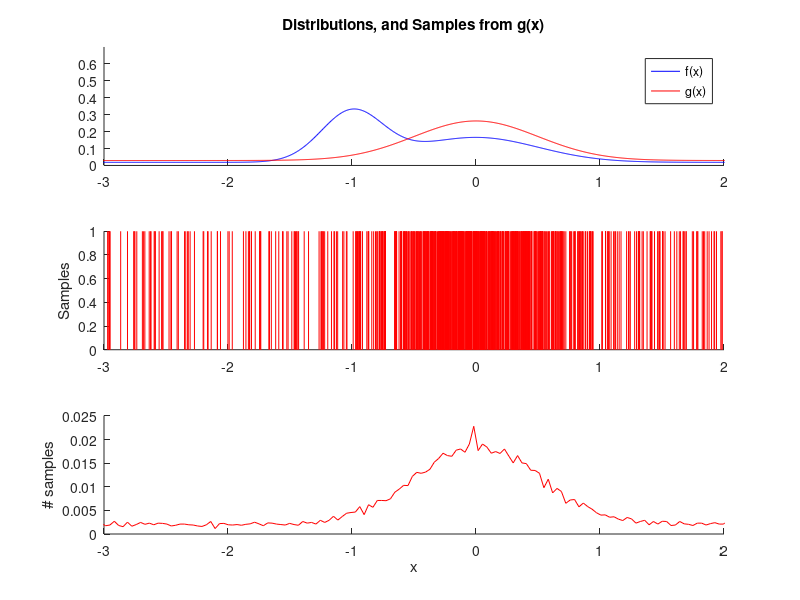
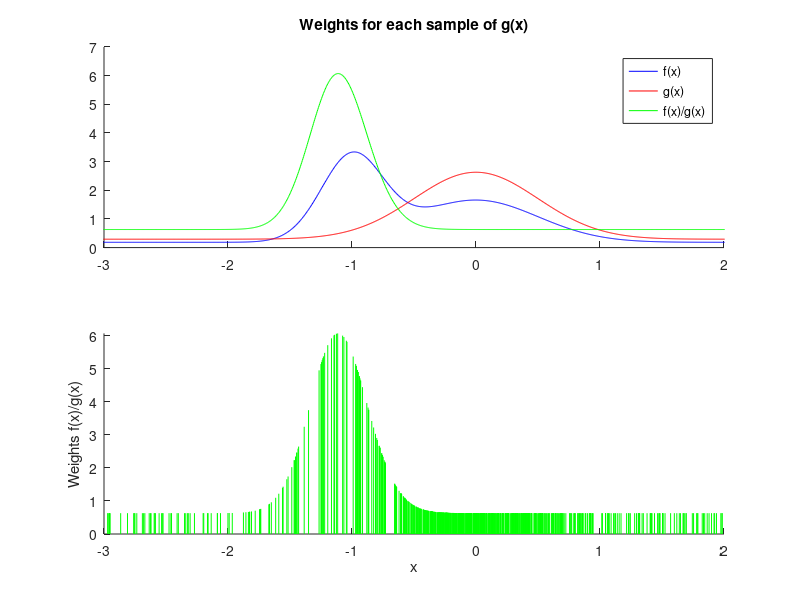
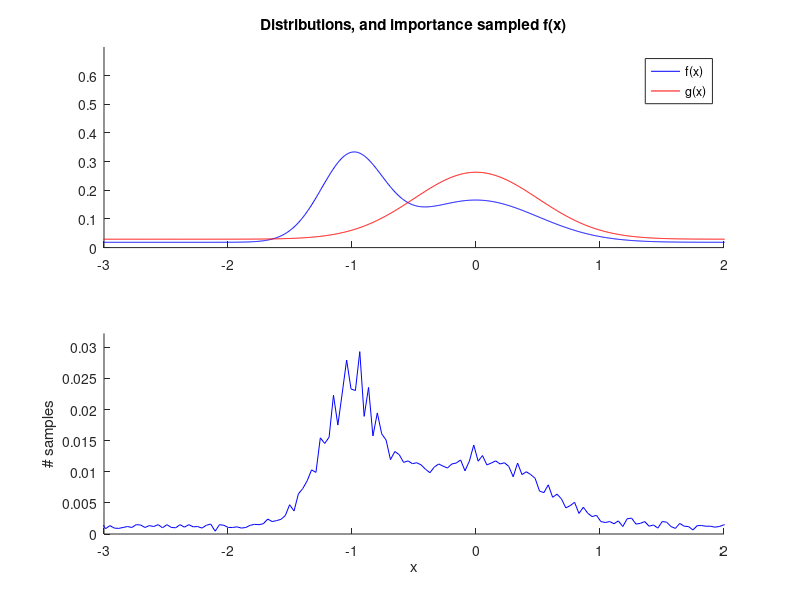

Source code (MATLAB) for these figures, in order:
%% Importance Sampling graphic
clear;
clc;
%% Generate two interesting distributions

% First distribution
L=5;
mu = 0; % mean (mu)
S = 0.5;% covariance (Sigma)
x = [mu-L*sqrt(S):0.005:mu+L*sqrt(S)]; % x points
gx = normpdf(x,mu,S); % p(x)
gx = gx + 0.1; % Add uniform base probability
gx = gx/sum(gx); % Normalize
Gx = cumsum(gx);

% Second distribution
mu1 = -1;
S1 = .25;
fx1 = normpdf(x,mu1,S1);
mu2 = -0;
S2 = 0.5;
fx2 = normpdf(x,mu2,S2);
fx = fx1+fx2 + 0.1; % Form f(x)
fx = fx/sum(fx); % Normalize
Fx = cumsum(fx);

%% Importance Sampling

% Number of particles
M = 20000;

% Sampling g(x)
draw = rand(1,M);
for m=1:M
    indP(m) = find(Gx>=draw(m),1);
    xP(m) = x(indP(m));
end
xPind = hist(indP,M);


% Weighting f(x)/g(x)
for m=1:M
    pgx(m) = gx(find(x>=xP(m),1));
    pfx(m) = fx(find(x>=xP(m),1));
    wx(m) = pfx(m)/pgx(m);
end

%Resampling
WX = cumsum(wx);
WX = WX/max(WX);

draw = rand(1,M);
for m=1:M
    indPnew(m) = find(WX>=draw(m),1);
    xPnew(m) = xP(indPnew(m));
end
xPindnew = hist(indPnew,M);

%% Plotting

% Plot of both distributions, and initial sample of g(x)
figure(1);clf;
% f(x) and g(x)
subplot(3,1,1); hold on;
plot(x,fx/0.01,'b');
plot(x,gx/0.01,'r');
title('Distributions, and Samples from g(x)')
legend('f(x)', 'g(x)')
axis([-3 2 0 0.7])
% Actual samples plotted as bars, solidity represents density
subplot(3,1,2); hold on;
for m=1:25:M
    plot([xP(m);xP(m)],[0 1],'r')
end
ylabel('Samples');
axis([-3 2 0 1])
% Histogram of samples into 200 bins
subplot(3,1,3); hold on;
[xPH,xH] = hist(xP,200);
plot(xH,xPH./M,'r');
xlabel('x');
ylabel('# samples');
axis([-3 2 0 1.1*max(xPH./M)])

% Weights for each sample
figure(2);
clf;
subplot(2,1,1); 
hold on;

plot(x,fx/0.001,'b');
plot(x,gx/0.001,'r');
plot(x,fx./gx,'g');

title('Weights for each sample of g(x)')
legend('f(x)', 'g(x)','f(x)/g(x)')
axis([-3 2 0 7])
subplot(2,1,2); 
hold on;

for m=1:25:M
    plot([xP(m);xP(m)],[0 wx(m)],'g')
end
xlabel('x')
ylabel('Weights f(x)/g(x)')
axis([-3 2 0 max(wx)])

figure(3);
clf;
subplot(2,1,1); 
hold on;

plot(x,fx/0.01,'b');
plot(x,gx/0.01,'r');

title('Distributions, and importance sampled f(x)')
legend('f(x)', 'g(x)')
axis([-3 2 0 0.7])

subplot(2,1,2); 
hold on;
[xPnewH,xnewH] = hist(xPnew,200);
plot(xnewH,xPnewH./M,'b');
xlabel('x');
ylabel('# samples');
axis([-3 2 0 1.1*max(xPnewH./M)])
